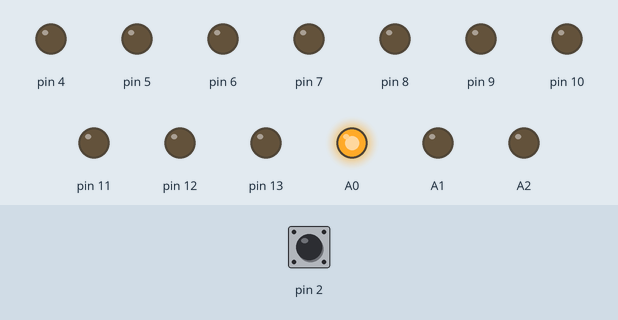
Recording of a sketch running on a simulated Arduino Uno, built with avr-gcc and run on an emulated ATmega328P. Shown: output pins drawn as LEDs (lit = HIGH). Dashed ring = blinking. The inputs (shaded band) are chosen by the test bench; at power-on: pin 2 LOW.

Above: at 1.2 s.
1.3 s: pin 2 driven HIGH
At 2.1 s:
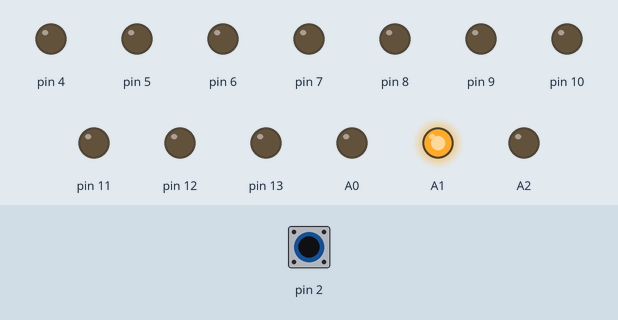
2.8 s: pin 2 pulsed LOW 5 times (0.12 s each, 0.3 s apart)
At 3.07 s:
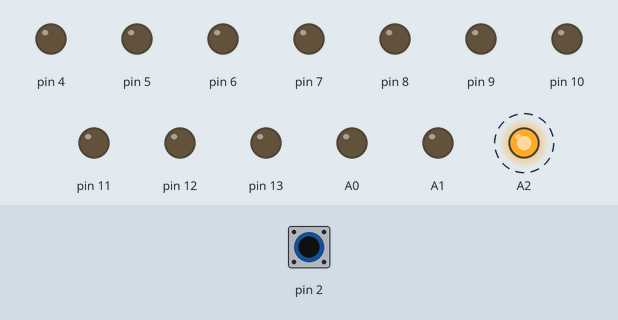
Timing chart, 0 to 5.8 s (numbered marks = the images above; inputs shaded):
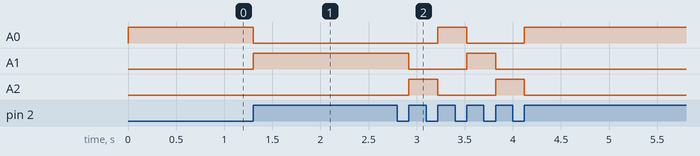

The sketch:

1A13N.ino
```cpp
                                                                                           void setup() {
  pinMode(2, INPUT);
  pinMode(3, INPUT);
  pinMode(4, OUTPUT);
  pinMode(5, OUTPUT);
  pinMode(6, OUTPUT);
  pinMode(7, OUTPUT);
  pinMode(8, OUTPUT);
  pinMode(9, OUTPUT);
  pinMode(10, OUTPUT);
  pinMode(11, OUTPUT);
  pinMode(12, OUTPUT);
  pinMode(13, OUTPUT);
  pinMode(A0, OUTPUT);
  pinMode(A1, OUTPUT);
  pinMode(A2, OUTPUT);
  digitalWrite(A0, HIGH);
}
bool BLF = false;
void loop() {
  if (BLF) {
    if (digitalRead(2)) {
      delay(20);
    } else BLF = false;
  }else if (digitalRead(2)) {
    BLF = true;
    if (digitalRead(A0)) {
      digitalWrite(A0, LOW);
      digitalWrite(A1, HIGH);
    } else
    if (digitalRead(A1)) {
      digitalWrite(A1, LOW);
      digitalWrite(A2, HIGH);
    } else if (digitalRead(A2)) {
      digitalWrite(A2, LOW);
      digitalWrite(A0, HIGH);
    }
  }
}
```

Measured:
- after the input at 1.3 s, A0: HIGH → LOW at once; A1: LOW → HIGH at once
- after the input at 2.8 s, A0: LOW → HIGH after 0.42 s, → LOW 0.30 s later, → HIGH 0.60 s later; A1: HIGH → LOW after 0.12 s, → HIGH 0.60 s later, → LOW 0.30 s later; A2: alternates HIGH for 0.30 s and LOW for 0.60 s, 4 changes in all, then stays LOW, starting after 0.12 s
